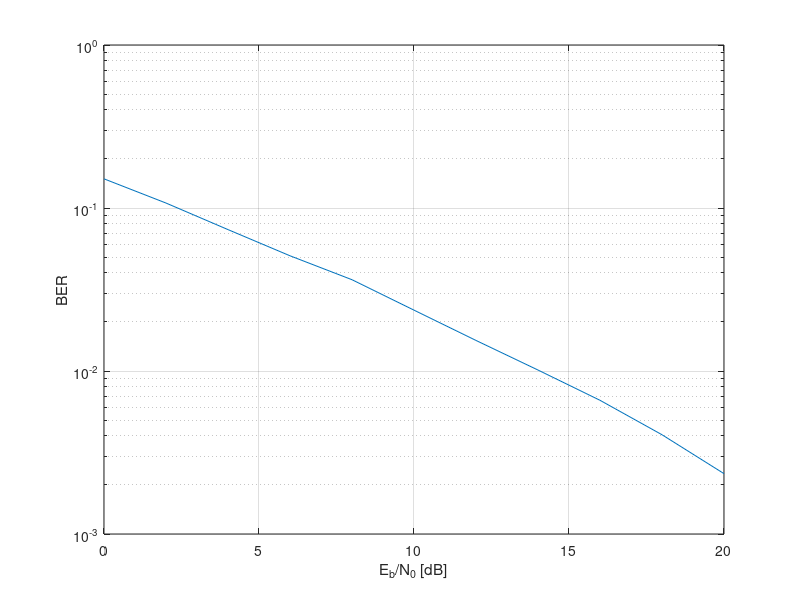

Reproduce this figure in MATLAB.
clear
EbN0dB_vector=0:2:20;
Eb=1; 
for snr_i=1:length(EbN0dB_vector)
    EbN0dB=EbN0dB_vector(snr_i);
    EbN0=10.^(EbN0dB/10); 
    N0=Eb/EbN0; 
    sym_cnt=0; 
    err_cnt=0;
    while err_cnt<500               %modification done in this loop 
        s=sqrt(Eb)*sign(rand-0.5)+j*sqrt(Eb)*sign(rand-0.5); 
        h=sqrt(1/2)*(randn+j*randn); 
        n=sqrt(N0/2)*(randn+j*randn);%get the s h and n value as same 
        r=h*s+n;                     %calculate the value of r  
        D=r*exp(-j*angle(h));   
        s_hat=sign(real(D));        %take real part from complex number 
        s_hat2=sign(imag(D));       %take img part 
        if sign(real(s)) ~= s_hat %       error increase real value 
            err_cnt=err_cnt+1; % 
        end
        if sign(imag(s)) ~= s_hat2 % error increase based on angle
            err_cnt=err_cnt+1; 
        end
        sym_cnt=sym_cnt+2; % system counter by 2 because now 2 condition for error 
    end
    BER(snr_i)=err_cnt/sym_cnt %BER display 
end
figure
semilogy(EbN0dB_vector, BER)
xlabel('E_b/N_0 [dB]')
ylabel('BER')
grid
